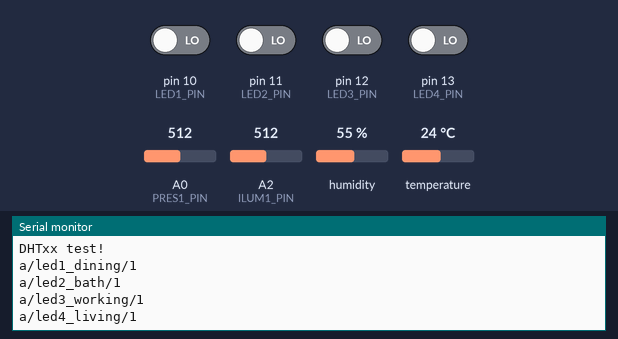
Recording of a sketch running on a simulated Arduino Uno, built with avr-gcc and run on an emulated ATmega328P. Parts: the last lines printed to the serial monitor. Inputs (shaded band) come from the test bench; at power-on: pin 10 (LED1_PIN), pin 11 (LED2_PIN), pin 12 (LED3_PIN), pin 13 (LED4_PIN) LOW, humidity 55 %, A0 (PRES1_PIN) = 512, A2 (ILUM1_PIN) = 512, temperature 24 °C.

Above: at 1.2 s.
1.3 s: pin 10 (LED1_PIN) driven HIGH
At 1.8 s:
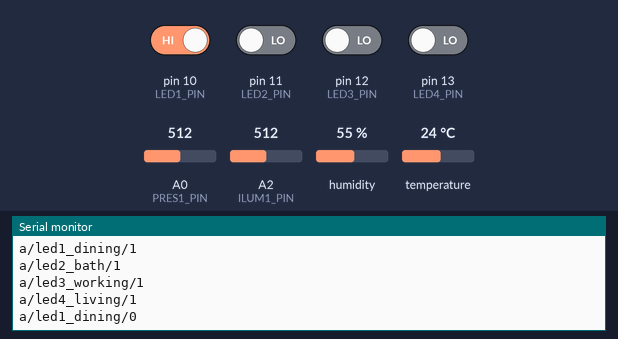
2.8 s: pin 11 (LED2_PIN) driven HIGH
At 4.0 s:
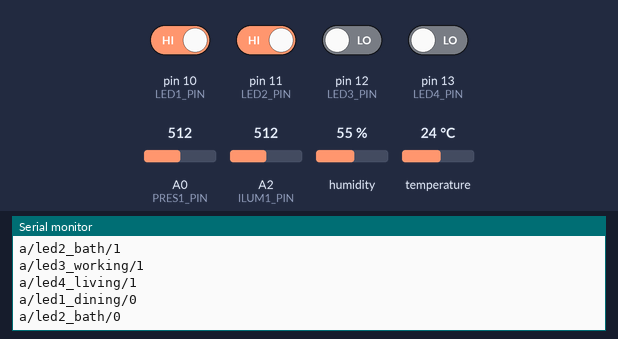
4.3 s: pin 12 (LED3_PIN) driven HIGH
At 5.1 s:
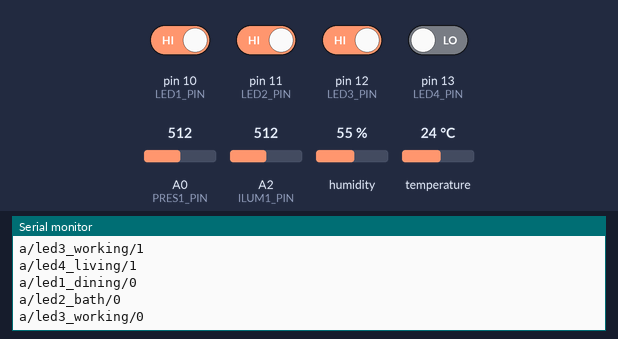
5.8 s: humidity set to 22 %
At 11.5 s:
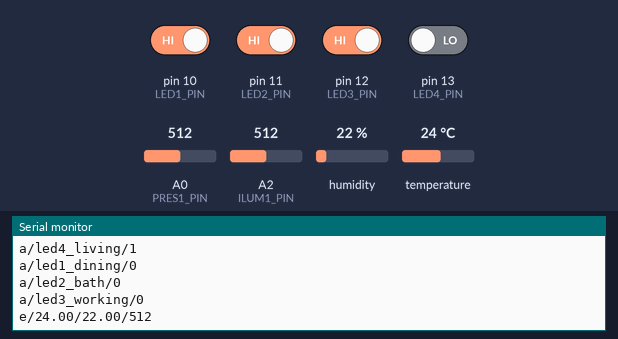
11.8 s: pin 13 (LED4_PIN) driven HIGH
At 13.3 s:
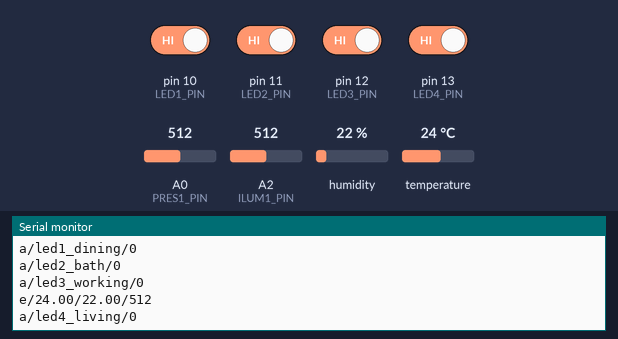

Measured:
- after the input at 1.3 s, the serial monitor: prints a new line at once (image 1)
- after the input at 2.8 s, the serial monitor: prints a new line at once (image 2)
- after the input at 4.3 s, the serial monitor: prints a new line at once (image 3)
- after the input at 5.8 s, the serial monitor: prints a new line after 4.8 s (image 4)
- after the input at 11.8 s, the serial monitor: prints a new line at once (image 5)

The sketch:

rpi_cu.ino
```cpp
#include "DHT.h"
#include<SoftwareSerial.h> //bluetooth uart

//////What arduino's pin we're connected to
//digital pin
#define DHT_PIN 5
#define BL_UART_PIN1 6
#define BL_UART_PIN2 7
#define LED1_PIN 10    //dining room
#define LED2_PIN 11    //bath room
#define LED3_PIN 12    //working room
#define LED4_PIN 13    //living room
//analog pin
#define PRES1_PIN A0
#define PRES2_PIN A1
#define ILUM1_PIN A2
#define ILUM2_PIN A3
#define ILUM3_PIN A4
#define ILUM4_PIN A5

//Uncomment whatever type you're using!
#define DHTTYPE DHT11   // DHT 11
//#define DHTTYPE DHT22   // DHT 22 (AM2302)
//#define DHTTYPE DHT21   // DHT 21 (AM2301)

// Connect pin 1 (on the left) of the sensor to +5V
// Connect pin 2 of the sensor to whatever your DHTPIN is
// Connect pin 4 (on the right) of the sensor to GROUND
// Connect a 10K resistor from pin 2 (data) to pin 1 (power) of the sensor

DHT dht(DHT_PIN, DHTTYPE);
SoftwareSerial blueSerial(BL_UART_PIN1, BL_UART_PIN2);   //bluetooth uart
//SoftwareSerial beatSerial(6,7);

//////Initialize variables
int timeCount = 0;
int aircon1_on_off = 0;
//int aircon2_on_off = 0;
int led1_on_off = 0;
int led2_on_off = 0;
int led3_on_off = 0;
int led4_on_off = 0;
int led1_state = HIGH;
int led2_state = HIGH;
int led3_state = HIGH;
int led4_state = HIGH;

void setup() {
  //////Arduino's pin config
  pinMode(LED1_PIN, INPUT);
  pinMode(LED2_PIN, INPUT);
  pinMode(LED3_PIN, INPUT);
  pinMode(LED4_PIN, INPUT);

  //////Begins
  Serial.begin(9600);
  Serial.println("DHTxx test!");
  blueSerial.begin(9600);    //if rp speed 38400
  //beatSerial.begin(115200);
  dht.begin();
}

void loop() {
  //////Loop delay config
  delay(10);  //Wait a few seconds between measurements.
  timeCount++;  //Time calc

  ///////////////////////////
  //Sensor's values read part
  ///////////////////////////
  int led_button1 = digitalRead(LED1_PIN);    //dining
  int led_button2 = digitalRead(LED2_PIN);    //bath
  int led_button3 = digitalRead(LED3_PIN);    //working
  int led_button4 = digitalRead(LED4_PIN);    //living

  // Reading temperature or humidity takes about 250 milliseconds!
  // Sensor readings may also be up to 2 seconds 'old' (its a very slow sensor)
  float h = dht.readHumidity();  //Read humidity
  float t = dht.readTemperature();  // Read temperature as Celsius
  float f = dht.readTemperature(true);  // Read temperature as Fahrenheit

  int presureValue1 = analogRead(PRES1_PIN);
  //int presureValue2 = analogRead(PRES2_PIN);
  int ilumValue1 = analogRead(ILUM1_PIN);
  //int ilumValue2 = analogRead(ILUM2_PIN);
  //int ilumValue3 = analogRead(ILUM3_PIN);
  //int ilumValue4 = analogRead(ILUM4_PIN);

  ///////////////////////////////////////
  //LED on/off Check & Transfer data part
  ///////////////////////////////////////
  //////dining room
  if(led_button1 == HIGH && led1_state == LOW) {
    led1_state = HIGH;
    Serial.print("a/led1_dining/");
    Serial.println(0);
    blueSerial.print("a/dining/");
    blueSerial.println(0);
  }
  else if(led_button1 == LOW && led1_state == HIGH){
    led1_state = LOW;
    Serial.print("a/led1_dining/");
    Serial.println(1);
    blueSerial.print("a/dining/");
    blueSerial.println(1);
  }
  //////bath room
  if(led_button2 == HIGH && led2_state == LOW) {
    led2_state = HIGH;
    Serial.print("a/led2_bath/");
    Serial.println(0);
    blueSerial.print("a/bath/");
    blueSerial.println(0);
  }
  else if(led_button2 == LOW && led2_state == HIGH){
    led2_state = LOW;
    Serial.print("a/led2_bath/");
    Serial.println(1);
    blueSerial.print("a/bath/");
    blueSerial.println(1);
  }
  //////working room
  if(led_button3 == HIGH && led3_state == LOW) {
    led3_state = HIGH;
    Serial.print("a/led3_working/");
    Serial.println(0);
    blueSerial.print("a/working/");
    blueSerial.println(0);
  }
  else if(led_button3 == LOW && led3_state == HIGH){
    led3_state = LOW;
    Serial.print("a/led3_working/");
    Serial.println(1);
    blueSerial.print("a/working/");
    blueSerial.println(1);
  }
  //////living room
  if(led_button4 == HIGH && led4_state == LOW) {
    led4_state = HIGH;
    Serial.print("a/led4_living/");
    Serial.println(0);
    blueSerial.print("a/living/");
    blueSerial.println(0);
  }
  else if(led_button4 == LOW && led4_state == HIGH){
    led4_state = LOW;
    Serial.print("a/led4_living/");
    Serial.println(1);
    blueSerial.print("a/living/");
    blueSerial.println(1);
  }

  //////////////////////////////////////////
  //Aircon on/off Check & Transfer data part
  //////////////////////////////////////////
  /*
  if(presureValue1 > 50){
    if(aircon1_on_off){
      aircon1_on_off = 0;
      blueSerial.print("a/aircon/");
      blueSerial.println(aircon1_on_off);
      Serial.print("a/aircon/");
      Serial.println(aircon1_on_off);
      Serial.println(presureValue1);
      timeCount += 50;
      delay(500);
    }
    else{
      aircon1_on_off = 1;
      blueSerial.print("a/aircon/");
      blueSerial.println(aircon1_on_off);
      Serial.print("a/aircon/");
      Serial.println(aircon1_on_off);
      Serial.println(presureValue1);
      timeCount += 50;
      delay(500);
    }
  }
  */

  /////////////////////////////////////////////////////////////
  //User status data part
  /////////////////////////////////////////////////////////////
  // Compute heat index
  // Must send in temp in Fahrenheit
  float hi = dht.computeHeatIndex(f, h);

  /////////////////////////////////////////////////////////////
  //Environment data are transferred to server every 10sec part
  /////////////////////////////////////////////////////////////
  // Check if any reads failed and exit early (to try again).
  if (isnan(h) || isnan(t) || isnan(f)) {
    Serial.println("Failed to read from DHT sensor!");
    return;
    //If this program is terminated here, followed code are ignored.
  }

  if(timeCount >= 1000){
    timeCount = 0;
    blueSerial.print("e/");
    blueSerial.print(t);
    blueSerial.print("/");
    blueSerial.print(h);
    blueSerial.print("/");
    blueSerial.println(ilumValue1);

    Serial.print("e/");
    Serial.print(t);
    Serial.print("/");
    Serial.print(h);
    Serial.print("/");
    Serial.println(ilumValue1);
  }
}
```
